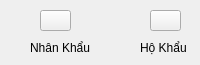
         <widget class="QWidget" name="tab_9">
          <attribute name="title">
           <string>Tra Cứu</string>
          </attribute>
          <widget class="QPushButton" name="pushButton_12">
           <property name="geometry">
            <rect>
             <x>40</x>
             <y>10</y>
             <width>31</width>
             <height>21</height>
            </rect>
           </property>
           <property name="styleSheet">
            <string notr="true">QPushButton {
	border-image: url(C:/Users/Admin/Documents/cnpm/info_people.png);
	color: white;
}

QPushButton:hover {
	border-image: url(C:/Users/Admin/Documents/cnpm/info_people_hover.png);
}</string>
           </property>
           <property name="text">
            <string/>
           </property>
          </widget>
          <widget class="QLabel" name="label_18">
           <property name="geometry">
            <rect>
             <x>30</x>
             <y>40</y>
             <width>61</width>
             <height>16</height>
            </rect>
           </property>
           <property name="text">
            <string>Nhân Khẩu</string>
           </property>
          </widget>
          <widget class="QPushButton" name="pushButton_13">
           <property name="geometry">
            <rect>
             <x>150</x>
             <y>10</y>
             <width>31</width>
             <height>21</height>
            </rect>
           </property>
           <property name="styleSheet">
            <string notr="true">QPushButton {
	border-image: url(C:/Users/Admin/Documents/cnpm/hokhau.jpg);
	color: white;
}

QPushButton:hover {
	border-image: url(C:/Users/Admin/Documents/cnpm/hokhau_hover.jpg);
}</string>
           </property>
           <property name="text">
            <string/>
           </property>
          </widget>
          <widget class="QLabel" name="label_19">
           <property name="geometry">
            <rect>
             <x>140</x>
             <y>40</y>
             <width>51</width>
             <height>16</height>
            </rect>
           </property>
           <property name="text">
            <string>Hộ Khẩu</string>
           </property>
          </widget>
         </widget>
